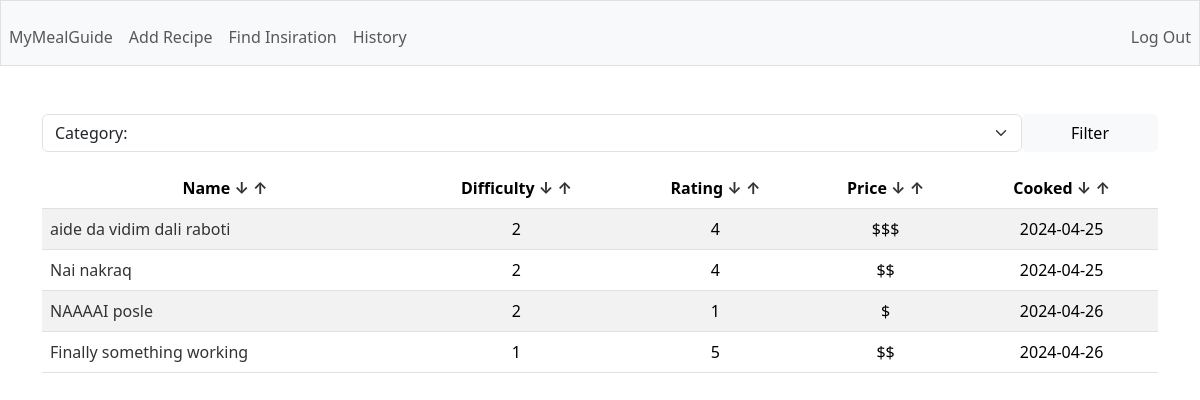
Page / (signed in) on the earlier database version.
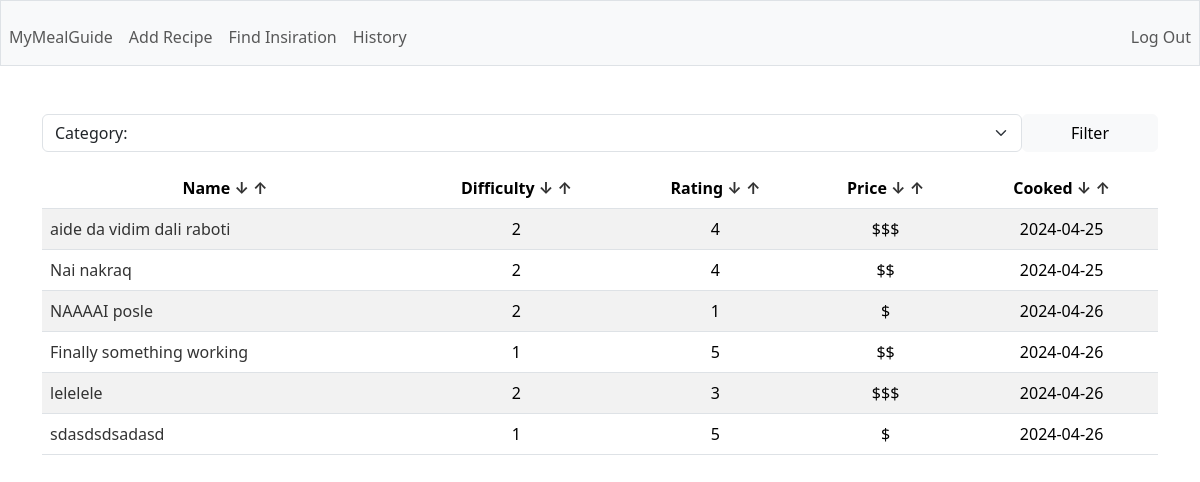
Same page on the later database version.
### tables this page shows
CREATE TABLE recipes (
        id INTEGER PRIMARY KEY AUTOINCREMENT,
        user_id INTEGER,
        name TEXT NOT NULL,
        description TEXT,
        total_time INTEGER,
        category TEXT,
        instructions TEXT,
        difficulty INTEGER,
        rating INTEGER,
        price TEXT,
        last_cooked DATE,
        FOREIGN KEY(user_id) REFERENCES users(id)
    );

### app.py (the view)
@app.route('/')
@login_required
def home():
    category = request.args.get('category')
    if category:
        rows = g.c.execute('SELECT id, name, category, difficulty, rating, price, last_cooked FROM recipes WHERE user_id = ? AND category = ?', (session['user_id'], category)).fetchall()
        return render_template('index.html', rows=rows, columns=COLUMNS, categories=CATEGORIES, category=category.capitalize())
    else:
        rows = g.c.execute('SELECT id, name, category, difficulty, rating, price, last_cooked FROM recipes WHERE user_id = ?', (session['user_id'],)).fetchall()
        return render_template('index.html', rows=rows, columns=COLUMNS, categories=CATEGORIES)

### app.py (called while the page is built)
@app.before_request
def before_request():
    g.db = sqlite3.connect('database.db')
    g.c = g.db.cursor()

@app.teardown_request
def teardown_request(exception):
    db = getattr(g, 'db', None)
    if db is not None:
        db.close()

@app.after_request
def after_request(response):
    response.headers['Cache-Control'] = 'no-cache, no-store, must-revalidate'
    response.headers['Pragma'] = 'no-cache'
    response.headers['Expires'] = '0'
    return response

### helpers.py (called while the page is built)
def login_required(f):
    @wraps(f)
    def decorated_function(*args, **kwargs):
        if session.get('user_id') is None:
            return redirect('/login')
        return f(*args, **kwargs)
    return decorated_function

### templates/index.html (shortened to what this page needs)
{% extends "layout.html" %} {% block title %} Homepage {% endblock %} {% block
main %}
<div class="mb-3">
  <form action="/sort" method="GET" class="d-flex">
    <select
      name="category"
      class="form-select"
      aria-label="Default select example"
    >
      {% if category %}
      <option selected disabled>Category: {{ category }}</option>
      {% else %}
      <option selected disabled>Category:</option>
      {% endif %}
    </select>
    <button class="btn btn-light d-block px-5" type="submit">Filter</button>
  </form>
</div>
<table class="table table-striped">
  <thead>
    <tr>
      {% for c in columns %}
      <th scope="col">
        {{ c.capitalize() }}
        <a href="{{ url_for('sort', column=c, way='ASC')}}">↓</a>
        <a href="{{ url_for('sort', column=c, way='DESC')}}">↑</a>
      </th>
      {% endfor %}
    </tr>
  </thead>
  <tbody>
    {% for row in rows: %}
    <tr>
      <td class="text-start">
        <a href="/recipe/{{ row[0] }}">{{ row[1] }}</a>
      </td>
      <td>{{ row[3] }}</td>
      <td>{{ row[4] }}</td>
      <td>{{ row[5] }}</td>
      <td>{{ row[6] }}</td>
    </tr>
    {% endfor %}
  </tbody>
</table>
{% endblock %}

Differences in the rows shown:
added recipes: name "lelelele", difficulty "2", rating "3", price "$$$", last_cooked "2024-04-26"
added recipes: name "sdasdsdsadasd", difficulty "1", rating "5", price "$", last_cooked "2024-04-26"
